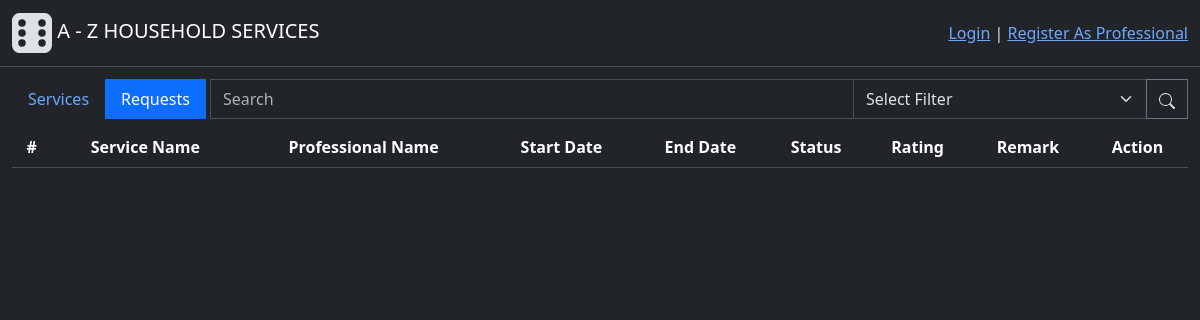
The page /user/requests on the database as committed earlier.
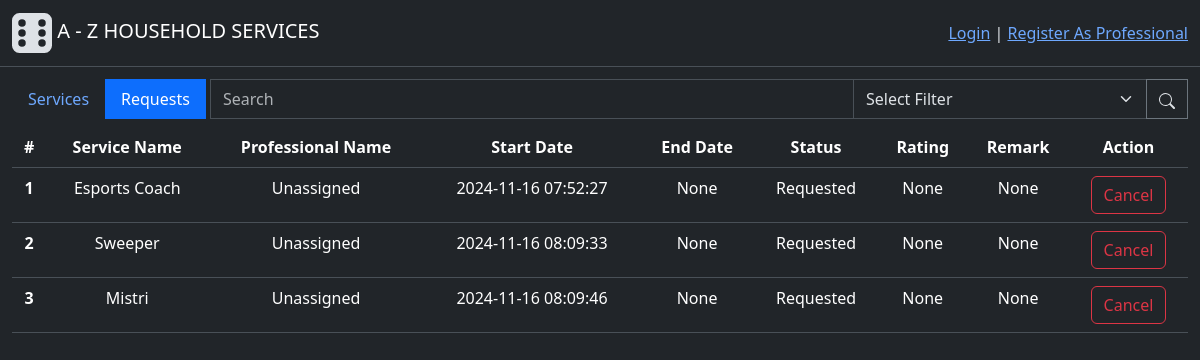
The same page on the database as committed later.
### backend/modals.py (models this page shows, shortened)
class ServiceRequest(db.Model):
    id = db.Column(db.Integer(), primary_key=True)
    service_id = db.Column(db.Integer(), db.ForeignKey("service.id"), nullable=False) # Foreign Key - Service table
    customer_id = db.Column(db.Integer(), db.ForeignKey("user.id"), nullable=False) #Foreign key - from User(Customer) table
    professional_id = db.Column(db.Integer(), db.ForeignKey("professional.id"), nullable=True) # Foreign Key - Professional table, One professional for one job
    start_date = db.Column(db.DateTime(), nullable=False, default=func.now()) # func.now():get current time
    end_date = db.Column(db.DateTime(), nullable=False)
    status = db.Column(db.Integer(), nullable=False, default=0) # 0-requested, 1-accepted, 2-completed
    rating = db.Column(db.Integer(), nullable=False) # Mandatory to give ratings for closing the job
    remarks = db.Column(db.String(500))
    professional = db.relationship("Professional", backref="service_requests", lazy=True)
    def get_professional(self):
        professional = self.professional
        if professional:
            return professional.name
        else:
            return "Unassigned"
    def get_status(self):
        status = self.status
        if status == 0:
            return "Requested"
        elif status == 1:
            return "Accepted"
        else:
            return "Completed"

class Service(db.Model):
    id = db.Column(db.Integer(), primary_key=True)
    name = db.Column(db.String(30),unique=True, nullable=False)
    desc = db.Column(db.String(500), nullable=False)
    time_required = db.Column(db.Integer(), nullable=False) # Time required (in Hrs)
    price = db.Column(db.Float(), nullable=False)
    status = db.Column(db.Integer(), nullable=False, default=1) # 0-inactive, 1-active
    service_requests = db.relationship("ServiceRequest", cascade="all, delete", backref="services", lazy=True) # For accessing all the service requests having common service

### backend/controllers.py (the view)
@app.route("/user/requests", methods=["GET", "POST"])
def user_requests_tab():
    button_state = request.args.get("button_state", 0, type=int) # Accessing data send using url_for function, default=0
    service_requests = ServiceRequest.query.all()
    return render_template("user_requests_tab.html", service_requests=service_requests, button_state=button_state)

### templates/user_requests_tab.html
{% extends "user_dashboard.html" %}
{% block subcontent %}
    <table class="table mt-2">
        <thead>
        <tr>
            <th scope="col">#</th>
            <th scope="col">Service Name</th>
            <th scope="col">Professional Name</th>
            <th scope="col">Start Date</th>
            <th scope="col">End Date</th>
            <th scope="col">Status</th>
            <th scope="col">Rating</th>
            <th scope="col">Remark</th>
            <th scope="col">Action</th>
        </tr>
        </thead>
        <tbody>
            {% for service_request in service_requests %}
                <tr>
                    <th scope="row">{{service_request.id}}</th>
                    <td>{{service_request.services.name}}</td>
                    <td>{{service_request.get_professional()}}</td>
                    <td>{{service_request.start_date}}</td>
                    <td>{{service_request.end_date}}</td>
                    <td>{{service_request.get_status()}}</td>
                    <td>{{service_request.rating}}</td>
                    <td>{{service_request.remarks}}</td>
                    <td>
                        <form action="#" method="POST">
                            <button type="submit" class="btn btn-outline-danger">Cancel</button>
                        </form>
                    </td>
                </tr>
            {% endfor %}
        </tbody>
    </table>
{% endblock %}

### templates/user_dashboard.html (shortened to what this page needs)
{% extends "base.html" %}
{% block content %}
    <div class="main">
        <div class="row">
            <div class="input-group">
                    <ul class="nav nav-pills" >
                        <li class="nav-item">
                            <form action="{{ url_for('user_page', button_state=1) }}" method="POST">
                                <button style="border-radius: 0;" class="nav-link {{'active' if button_state}}" type="submit">Services</button>
                            </form>
                        </li>
                        <li class="nav-item">
                            <form action="{{ url_for('user_page', button_state=0) }}" method="POST">
                                <button style="border-radius: 0;" class="nav-link {{'active' if button_state==0}}" type="submit">Requests</button>
                            </form>
                        </li>
                    </ul>
                    <input style="width: 400px;" type="text" class="form-control ms-1" placeholder="Search">
                    <select class="form-select">
                        <option selected>Select Filter</option>
                      </select>
                    <button style="border-radius: 0;" class="btn btn-outline-secondary" type="button">
                        <img  src="/static/image/icons/search.svg">
                    </button>
            </div>
        </div>
        {% block subcontent %}
        {% endblock %}
    </div>
    <div style="height: 1000px;"></div>
{% endblock %}

### templates/base.html (shortened to what this page needs)
<!doctype html>
<html lang="en" data-bs-theme="dark">
  <head>
    <link href="https://cdn.jsdelivr.net/npm/bootstrap@5.3.3/dist/css/bootstrap.min.css" rel="stylesheet">
    <link href="/static/styles/login-style.css" rel="stylesheet">
    <link href="/static/styles/general.css" rel="stylesheet">
  </head>
  <body>
    <div class="header">
        <nav class="navbar bg-dark border-bottom border-body" data-bs-theme="dark"">
            <div class="container-fluid">
                <a class="navbar-brand" href="{{ url_for('home_page')}}">
                    <img src="/static/image/icons/logo.svg">
                    A - Z HOUSEHOLD SERVICES
                </a>
                {% if current_user.is_authenticated %}
                  <div>
                    <a class="active" aria-current="page" href="{{ url_for('login_page') }}">Welcome, {{ current_user.capitalised_name() }}</a>
                    |
                    <a class="active" aria-current="page" href="{{ url_for('logout') }}">Logout</a>
                  </div>
                {% else %}
                  <div>
                    <a class="active" aria-current="page" href="{{ url_for('login_page') }}">Login</a>
                    |
                    <a class="active" aria-current="page" href="{{ url_for('professional_signup_page') }}">Register As Professional</a>
                  </div>
                {% endif %}
            </div>
        </nav>
    </div>
    {% block content %}
    {% endblock %}
  </body>
</html>

### static/styles/general.css (style rules this page uses)
.main { margin: 1%; text-align: center; }

Rows that differ between the two databases and show on the page:
added ServiceRequest: id "1", services.name "Esports Coach", get_professional "Unassigned", start_date "2024-11-16 07:52:27", end_date "None", get_status "Requested", rating "None", remarks "None"
added ServiceRequest: id "2", services.name "Sweeper", get_professional "Unassigned", start_date "2024-11-16 08:09:33", end_date "None", get_status "Requested", rating "None", remarks "None"
added ServiceRequest: id "3", services.name "Mistri", get_professional "Unassigned", start_date "2024-11-16 08:09:46", end_date "None", get_status "Requested", rating "None", remarks "None"
